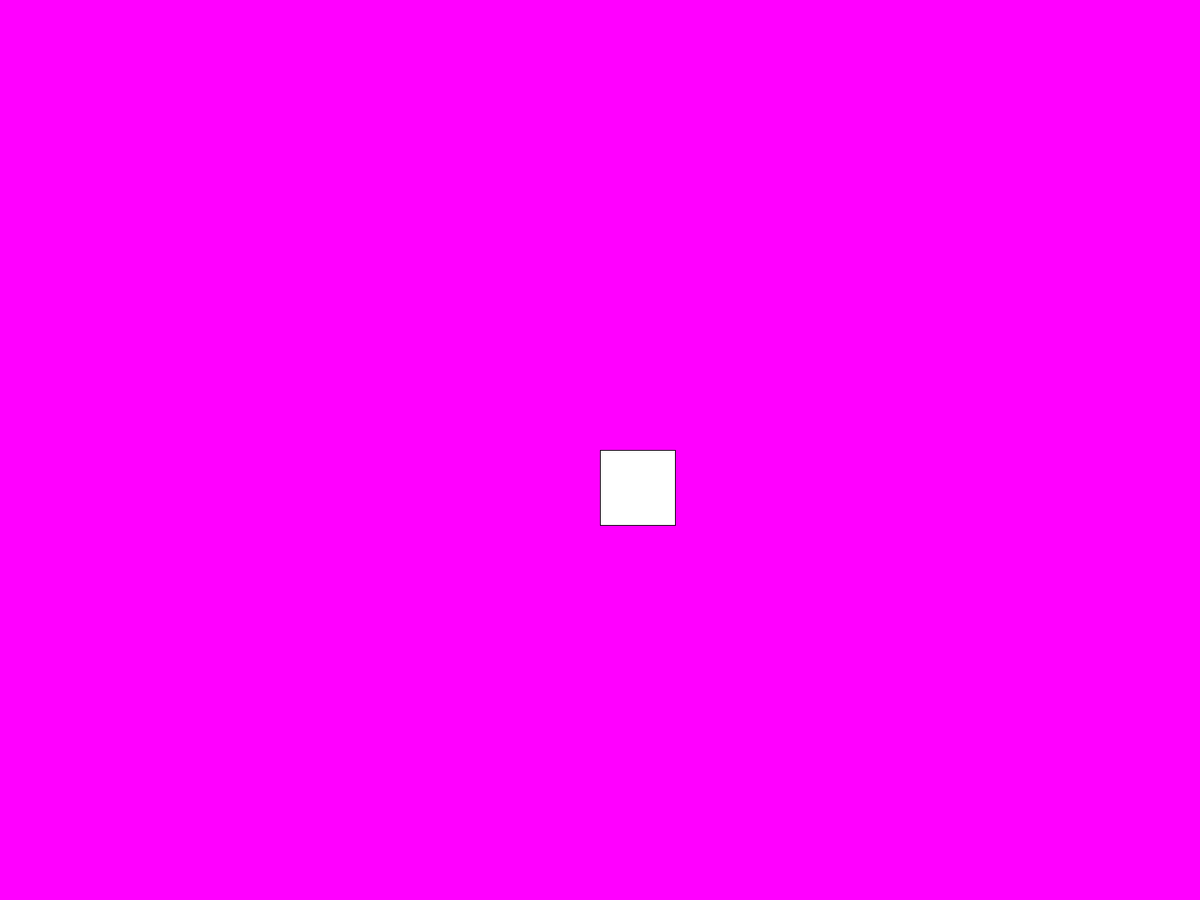
Frame 1 (no input)
Frame 60 (the mouse pressed at the canvas centre just before this capture): identical to frame 1, image omitted
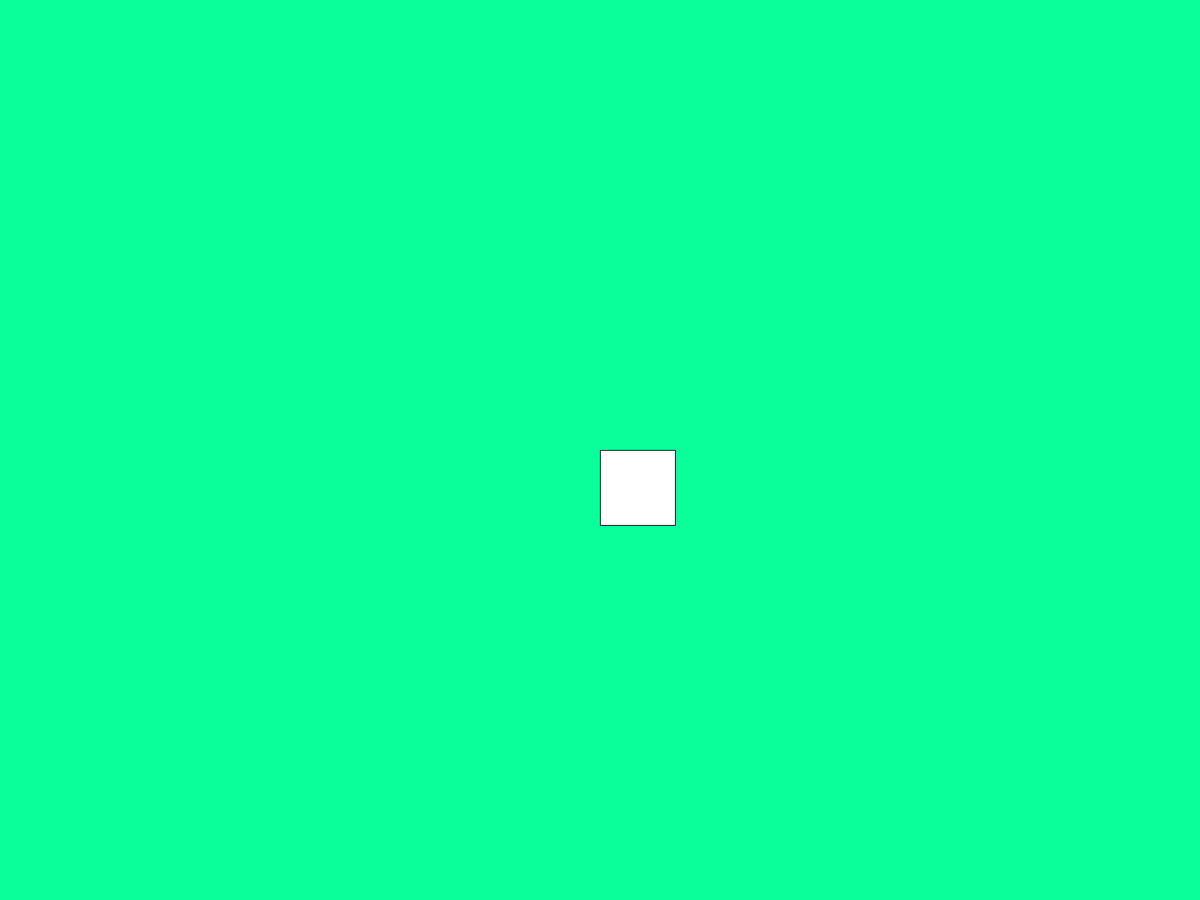
Frame 120 (the mouse held since frame 60 and released just before this capture)

The Processing sketch that drew these frames (run headless with seeded random() and noise(); from frame 60 on, the mouse is pressed at the canvas centre):

// Processing sketch: switches
// ── switches.pde
int sceneNumber = 0;

void setup(){
  fullScreen();
}

void draw(){
  switch(sceneNumber){
    case 0 :
      scene0();
      break; 
    case 1 :
      scene1();
      break;
    case 2 :
      scene2();
      break;
    case 3 :
      scene3();
      break;
  }
  
  fill(255);
  rect(width/2, height/2, 100, 100);
  
  if(mouseX> (width/2 - 50) && mouseX<(width/2 + 50) && mouseY>(height/2 - 50) && mouseY<(height/2 + 50)){
    sceneNumber ++;
  }
}

//void mousePressed(){
//  if(mouseX> (width/2 - 50) && mouseX<(width/2 + 50) && mouseY>(height/2 - 50) && mouseY<(height/2 + 50)){
//    sceneNumber ++;
//    println("This worked.");
//  }
//}

void scene0(){
  background(255,0,255);
}

void scene1(){
 background(0, 255, 255); 
}

void scene2(){
 background(0, 10, 255); 
}

void scene3(){
  background(10, 255, 155); 
}
